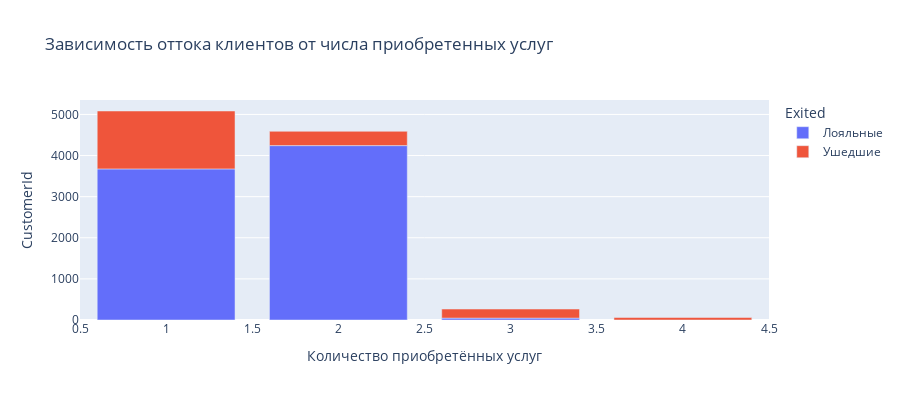

The notebook cell this image was saved under:
### Markdown cell above
## <p style="text-align: center;"> Задание 9.7. </p> ##
Как отток клиентов зависит от числа приобретённых у банка услуг? Для ответа на этот вопрос постройте многоуровневую столбчатую диаграмму.

### Code cell
churn_df['Exited'] = churn_df['Exited'].map({0 : 'Лояльные', 1 : 'Ушедшие'}) # Заменяем 0 и 1 на 'Лояльные' и 'Ушедшие'
exiting_data = churn_df.groupby(['NumOfProducts', 'Exited'], as_index=False)['CustomerId'].count()
fig = px.bar(
    exiting_data,
    x='NumOfProducts',
    y='CustomerId',
    color='Exited',
    title='Зависимость оттока клиентов от числа приобретенных услуг',
    labels={'NumOfProducts':'Количество приобретённых услуг'}, height=400)

fig.show()

### Figure 1 — Plotly figure (JSON) as saved in the notebook; plotly's stock layout.template omitted (floating-point values rounded to 4 significant figures)
{"data": [{"alignmentgroup": "True", "hovertemplate": "Exited=Лояльные<br>Количество приобретённых услуг=%{x}<br>CustomerId=%{y}<extra></extra>", "legendgroup": "Лояльные", "marker": {"color": "#636efa", "pattern": {"shape": ""}}, "name": "Лояльные", "offsetgroup": "Лояльные", "orientation": "v", "showlegend": true, "textposition": "auto", "type": "bar", "x": [1, 2, 3], "xaxis": "x", "y": [3675, 4242, 46], "yaxis": "y"}, {"alignmentgroup": "True", "hovertemplate": "Exited=Ушедшие<br>Количество приобретённых услуг=%{x}<br>CustomerId=%{y}<extra></extra>", "legendgroup": "Ушедшие", "marker": {"color": "#EF553B", "pattern": {"shape": ""}}, "name": "Ушедшие", "offsetgroup": "Ушедшие", "orientation": "v", "showlegend": true, "textposition": "auto", "type": "bar", "x": [1, 2, 3, 4], "xaxis": "x", "y": [1409, 348, 220, 60], "yaxis": "y"}], "layout": {"barmode": "relative", "height": 400, "legend": {"title": {"text": "Exited"}, "tracegroupgap": 0}, "title": {"text": "Зависимость оттока клиентов от числа приобретенных услуг"}, "xaxis": {"anchor": "y", "domain": [0, 1], "title": {"text": "Количество приобретённых услуг"}}, "yaxis": {"anchor": "x", "domain": [0, 1], "title": {"text": "CustomerId"}}}}
